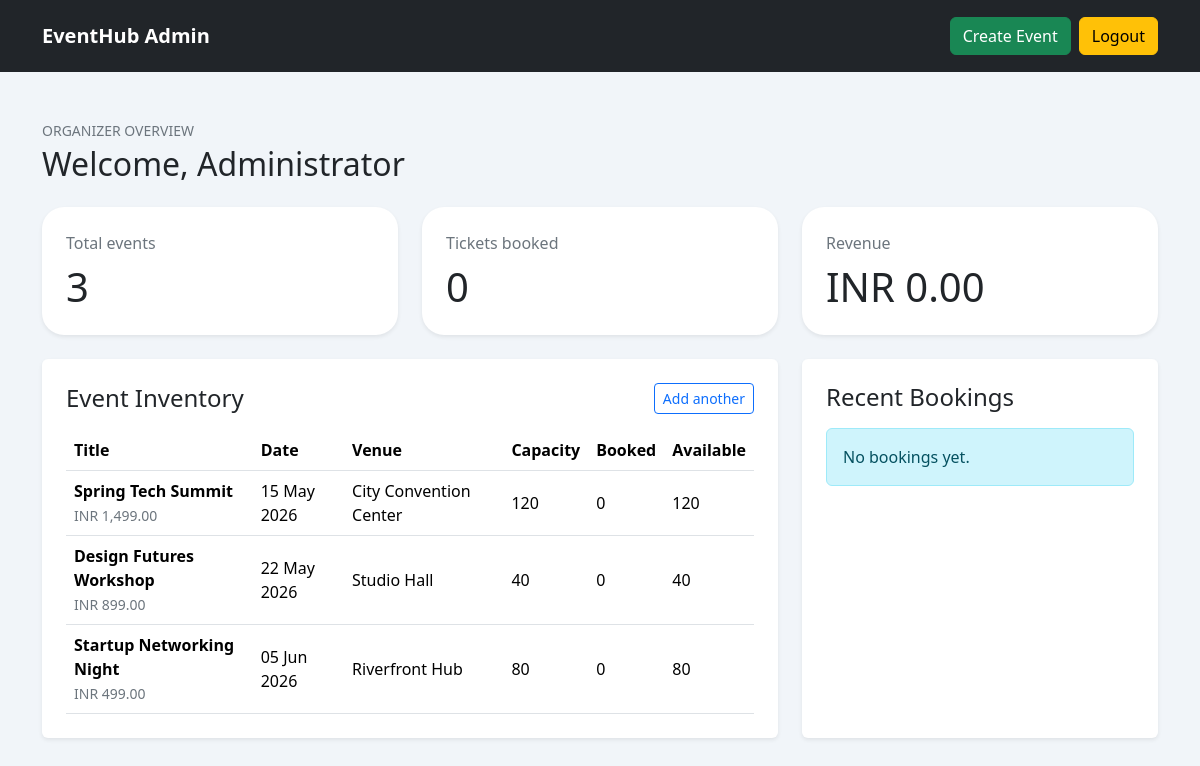
/admin/admin.php (signed in), run on the app's committed database.
### tables this page shows
CREATE TABLE events (
    id INT AUTO_INCREMENT PRIMARY KEY,
    title VARCHAR(150) NOT NULL,
    description TEXT NOT NULL,
    venue VARCHAR(150) NOT NULL,
    event_date DATE NOT NULL,
    price DECIMAL(10,2) NOT NULL DEFAULT 0.00,
    capacity INT NOT NULL,
    created_at TIMESTAMP DEFAULT CURRENT_TIMESTAMP
);

### config.php (called while the page is built, shortened)
<?php
function db(): mysqli
{
    static $conn = null;
    if ($conn instanceof mysqli) {
        return $conn;
    }
    $conn = new mysqli(DB_HOST, DB_USER, DB_PASS, DB_NAME);
    $conn->set_charset('utf8mb4');
    return $conn;
}
function e(string $value): string
{
    return htmlspecialchars($value, ENT_QUOTES, 'UTF-8');
}
function event_available_tickets(array $event): int
{
    return max(0, (int) $event['capacity'] - (int) $event['booked_tickets']);
}
function events_date_column(): string
{
    $query = db()->query("SHOW COLUMNS FROM events LIKE 'event_date'");
    $column = $query->num_rows > 0 ? 'event_date' : 'date';
    return $column;
}
function events_has_capacity(): bool
{
    static $hasCapacity = null;
    if ($hasCapacity !== null) {
        return $hasCapacity;
    }
    $query = db()->query("SHOW COLUMNS FROM events LIKE 'capacity'");
    $hasCapacity = $query->num_rows > 0;
    return $hasCapacity;
}
function bookings_has_created_at(): bool
{
    static $hasCreatedAt = null;
    if ($hasCreatedAt !== null) {
        return $hasCreatedAt;
    }
    $query = db()->query("SHOW COLUMNS FROM bookings LIKE 'created_at'");
    $hasCreatedAt = $query->num_rows > 0;
    return $hasCreatedAt;
}
?>

### admin/admin.php (the view, shortened to what this page needs)
<?php
require_once __DIR__ . '/../config.php';
$conn = db();
$stats = [
    'events' => 0,
    'bookings' => 0,
    'revenue' => 0.0,
];
$stats['events'] = (int) $conn->query('SELECT COUNT(*) AS total FROM events')->fetch_assoc()['total'];
$stats['bookings'] = (int) $conn->query('SELECT COUNT(*) AS total FROM bookings')->fetch_assoc()['total'];
$stats['revenue'] = (float) $conn->query('SELECT COALESCE(SUM(e.price), 0) AS total FROM bookings b INNER JOIN events e ON e.id = b.event_id')->fetch_assoc()['total'];
$dateColumn = events_date_column();
$capacitySelect = events_has_capacity() ? 'e.capacity,' : '';
$events = $conn->query(
    'SELECT e.id, e.title, e.venue, e.' . $dateColumn . ' AS event_date, e.price, ' . $capacitySelect . ' COUNT(b.id) AS booked_tickets
     FROM events e
     LEFT JOIN bookings b ON b.event_id = e.id
     GROUP BY e.id
     ORDER BY e.' . $dateColumn . ' ASC, e.title ASC'
)->fetch_all(MYSQLI_ASSOC);
$recentBookingsSelect = bookings_has_created_at() ? 'b.created_at' : 'NULL AS created_at';
$recentBookingsOrder = bookings_has_created_at() ? 'b.created_at DESC' : 'b.id DESC';
$recentBookings = $conn->query(
    'SELECT u.name AS user_name, e.title AS event_title, ' . $recentBookingsSelect . '
     FROM bookings b
     INNER JOIN users u ON u.id = b.user_id
     INNER JOIN events e ON e.id = b.event_id
     ORDER BY ' . $recentBookingsOrder . '
     LIMIT 8'
)->fetch_all(MYSQLI_ASSOC);
?>
<!DOCTYPE html>
<html lang="en">
<head>
    <link href="https://cdn.jsdelivr.net/npm/bootstrap@5.3.3/dist/css/bootstrap.min.css" rel="stylesheet">
</head>
<body>
    <nav class="navbar navbar-expand-lg navbar-dark bg-dark py-3">
        <div class="container">
            <span class="navbar-brand fw-bold">EventHub Admin</span>
            <div class="d-flex gap-2">
                <a href="/event_project/admin/create_event.php" class="btn btn-success">Create Event</a>
                <a href="/event_project/logout.php" class="btn btn-warning">Logout</a>
            </div>
        </div>
    </nav>
    <main class="container py-4 py-lg-5">
        <div class="d-flex justify-content-between align-items-center mb-4">
            <div>
                <p class="text-uppercase text-secondary small mb-1">Organizer overview</p>
                <h1 class="h2 mb-0">Welcome, <?= e($_SESSION['user_name'] ?? 'Admin') ?></h1>
            </div>
        </div>
        <div class="row g-4 mb-4">
            <div class="col-md-4">
                <div class="card stat-card shadow-sm h-100">
                    <div class="card-body p-4">
                        <p class="text-secondary mb-2">Total events</p>
                        <h2 class="display-6 mb-0"><?= $stats['events'] ?></h2>
                    </div>
                </div>
            </div>
            <div class="col-md-4">
                <div class="card stat-card shadow-sm h-100">
                    <div class="card-body p-4">
                        <p class="text-secondary mb-2">Tickets booked</p>
                        <h2 class="display-6 mb-0"><?= $stats['bookings'] ?></h2>
                    </div>
                </div>
            </div>
            <div class="col-md-4">
                <div class="card stat-card shadow-sm h-100">
                    <div class="card-body p-4">
                        <p class="text-secondary mb-2">Revenue</p>
                        <h2 class="display-6 mb-0">INR <?= number_format($stats['revenue'], 2) ?></h2>
                    </div>
                </div>
            </div>
        </div>
        <div class="row g-4">
            <div class="col-lg-8">
                <div class="card border-0 shadow-sm h-100">
                    <div class="card-body p-4">
                        <div class="d-flex justify-content-between align-items-center mb-3">
                            <h2 class="h4 mb-0">Event Inventory</h2>
                            <a href="/event_project/admin/create_event.php" class="btn btn-outline-primary btn-sm">Add another</a>
                        </div>
                        <?php if (!$events): ?>
                            <div class="alert alert-info mb-0">No events created yet.</div>
                        <?php else: ?>
                            <div class="table-responsive">
                                <table class="table table-hover align-middle mb-0">
                                    <thead>
                                        <tr>
                                            <th>Title</th>
                                            <th>Date</th>
                                            <th>Venue</th>
                                            <?php if (events_has_capacity()): ?>
                                                <th>Capacity</th>
                                            <?php endif; ?>
                                            <th>Booked</th>
                                            <?php if (events_has_capacity()): ?>
                                                <th>Available</th>
                                            <?php endif; ?>
                                        </tr>
                                    </thead>
                                    <tbody>
                                        <?php foreach ($events as $event): ?>
                                            <tr>
                                                <td>
                                                    <div class="fw-semibold"><?= e($event['title']) ?></div>
                                                    <small class="text-secondary">INR <?= number_format((float) $event['price'], 2) ?></small>
                                                </td>
                                                <td><?= e(date('d M Y', strtotime($event['event_date']))) ?></td>
                                                <td><?= e($event['venue']) ?></td>
                                                <?php if (isset($event['capacity'])): ?>
                                                    <td><?= (int) $event['capacity'] ?></td>
                                                <?php endif; ?>
                                                <td><?= (int) $event['booked_tickets'] ?></td>
                                                <?php if (isset($event['capacity'])): ?>
                                                    <td><?= event_available_tickets($event) ?></td>
                                                <?php endif; ?>
                                            </tr>
                                        <?php endforeach; ?>
                                    </tbody>
                                </table>
                            </div>
                        <?php endif; ?>
                    </div>
                </div>
            </div>
            <div class="col-lg-4">
                <div class="card border-0 shadow-sm h-100">
                    <div class="card-body p-4">
                        <h2 class="h4 mb-3">Recent Bookings</h2>
                        <?php if (!$recentBookings): ?>
                            <div class="alert alert-info mb-0">No bookings yet.</div>
                        <?php endif; ?>
                    </div>
                </div>
            </div>
        </div>
    </main>
</body>
</html>

### admin/admin.php (style rules this page uses)
body { background: #f1f5f9; }
.stat-card { border: 0; border-radius: 22px; }

### data on the page
events: id "3", title "Startup Networking Night", price "499.00", event_date "05 Jun 2026", venue "Riverfront Hub", capacity "80", booked_tickets "0"
events: title "Spring Tech Summit", price "1,499.00", event_date "15 May 2026", venue "City Convention Center", capacity "120", booked_tickets "0"
events: title "Design Futures Workshop", price "899.00", event_date "22 May 2026", venue "Studio Hall", capacity "40", booked_tickets "0"

### other printed values
$_SESSION['user_name'] "Administrator"
$stats['bookings'] "0"
$stats['revenue'] "0.00"
